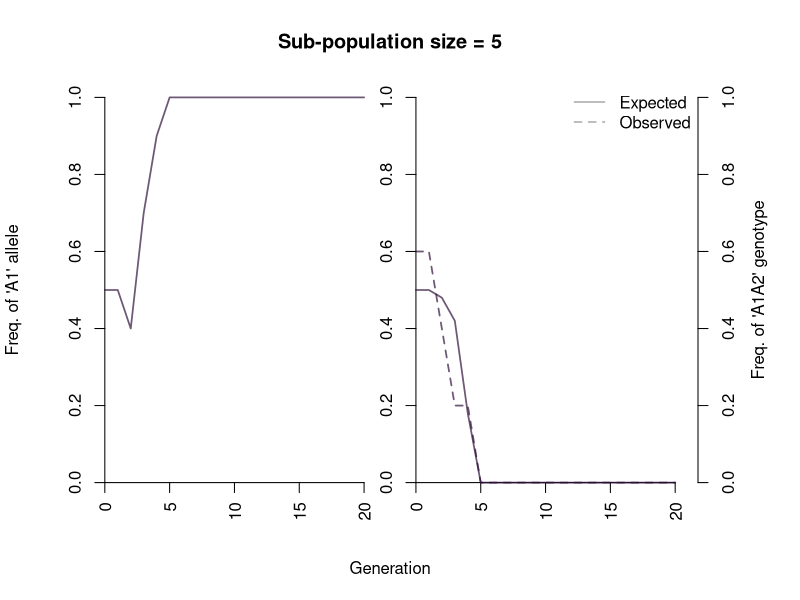

This figure's R source:
# Clear memory, close plotting devices
rm(list = ls())
graphics.off()

# Load packages:
library(scales)
library(viridis)


# choose plotting options

# plot a graphic of the genotypes in each sub-population at the final generation?
plot.genotypes <- FALSE
# slow down genetic drift plotting to see one popn at a time
plot.delay <- 0.2 # change to e.g. 0.2 to slow down

# Set up population parameters

# no of diploid individuals
n <- 5
# number of generations to simulate
n.gen <- 20
# frequency of A1 allele at generation 0
p <- 0.5 
# frequency of A2 allele at generation 0
q <- 1 - p
# number of sub-populations to simulate
n.subpop <- 1
# selection coefficient against A1A1 (selection against A1A2 is s/2)
s <- 0 # try e.g. 0.05 
# additional selection against heterozygotes
s.het <- 0 

# probability of fixation for a new allele
1 / (2 * n)
# probability of fixation for a new nearly neutral allele:
-2 * s / (1 - exp(4 * n * s))

# create a template data frame to store genotypes
pop <- expand.grid(id = 1:n, gen = 0:n.gen, allele1 = NA, allele2 = NA)

# initialise founder population with exact allele frequency
pop[pop$gen == 0, c("allele1", "allele2")] <- 
  sample(c(rep("A1", round(p * n * 2)), rep("A2", round((1 - p) * n * 2))))

# have a look
pop[pop$gen == 0, ]

# simulate evolution forwards in time
start.time <- Sys.time()
simres <-
  lapply(1:n.subpop, function(j) {

    print("Generation 0", quote = FALSE)
    print(pop[pop$gen == 0, c("allele1", "allele2")], row.names = FALSE)
    
    for(generation in 1:n.gen) {
      print(paste("Generation", generation), quote = FALSE, row.names = FALSE)
      # pick mate pairs at random
      n.A1 <- rowSums(pop[pop$gen == (generation - 1), c("allele1", "allele2")] == "A1")
      w <- 1 -  n.A1/2 * s
      w.het <- 1 - (n.A1 == 1) * s.het
      parents <- replicate(n, sample(1:n, 2, replace = FALSE, prob = w * w.het))
      this.gen <-
        sapply(1:n, function(i) {
          allele.tab <- pop[pop$gen == (generation - 1), ][parents[, i], c("allele1", "allele2")]
          apply(allele.tab, 1, sample, 1)
        })
      pop[pop$gen == generation, c("allele1", "allele2")] <- t(this.gen)
      print(pop[pop$gen == generation, c("allele1", "allele2")], row.names = FALSE)
    }
    
    freq <- 
      sapply(0:n.gen, function(generation) {
        mean(unlist(pop[pop$gen == generation, c("allele1", "allele2")]) == "A1")
      })
    
    pop$genotype <- apply(pop[, c("allele1", "allele2")], 1, function(x) paste0(sort(x), collapse = ""))
    pop$genotype <- factor(pop$genotype, c("A1A1", "A1A2", "A2A2"))
    frequencies <- data.frame(gen = 0:n.gen)
    frequencies$A1 <- freq
    frequencies$A2 <- 1 - frequencies$A1
    frequencies$A1A1.exp <- frequencies$A1^2
    frequencies$A1A2.exp <- 2 * frequencies$A1 * frequencies$A2
    frequencies$A2A2.exp <- frequencies$A2^2
    frequencies[, c("A1A1.obs", "A1A2.obs", "A2A2.obs")] <- 
      do.call("rbind", (tapply(pop$genotype, pop$gen, function(x) prop.table(table(x)))))
    
    rowSums(frequencies[, c("A1A1.exp", "A1A2.exp", "A2A2.exp")])
    rowSums(frequencies[, c("A1A1.obs", "A1A2.obs", "A2A2.obs")])
    
    #message_parallel(paste0(100 * (j/n.subpop), "%"))
    
    return(list(pop = pop, frequencies = frequencies))
  })
finish.time <- Sys.time()

par(mar = c(5.1, 4.1, 4.1, 5.1))
gap <- ceiling(n.gen/5)
lwd <- 1.7
plot(x = 0:n.gen, y = 0:n.gen, ylim = 0:1, type = "n", xlab = "Generation", 
     ylab = "Freq. of 'A1' allele",
     xlim = c(0, n.gen * 2 + gap), axes = FALSE)
#box()
#abline(v = n.gen + gap)
#abline(v = n.gen)
axis.labels <- pretty(c(0:n.gen))
axis(1, at = axis.labels, las = 3, pos = 0)
axis(1, at = axis.labels + n.gen + gap, labels = axis.labels, las = 3, pos = 0)
axis(2, pos = 0)
axis(2, pos = n.gen + gap)
axis(4)
mtext("Freq. of 'A1A2' genotype", side = 4, line = 2.5)
title(paste("Sub-population size =", n))
legend("topright", c("Expected", "Observed"), lty = 1:2,
       col = grey(0.7), bty = "n", lwd = lwd)

cols <- viridis(n.subpop + 1, alpha = 0.7, option = "turbo")

lapply(1:n.subpop, function(i) {
  x <- simres[[i]]
  Sys.sleep(min(plot.delay, 2/n.subpop))
  lines(x = 0:n.gen, y = x$frequencies$A1, 
        col = cols[i], lwd = lwd)
  lines(x = (0:n.gen) + gap + n.gen, y = x$frequencies$A1A2.exp, 
        col = cols[i], lwd = lwd)
  lines(x = (0:n.gen) + gap + n.gen, y = x$frequencies$A1A2.obs, 
        col = cols[i], lty = 2, lwd = lwd)
})

# final frequencies of A1 allele
final.freq <- sapply(simres, function(x) x$frequencies$A1[x$frequencies$gen == n.gen])
final.freq
#hist(final.freq[final.freq > 0 & final.freq < 1])
finish.time - start.time



if(plot.genotypes) {
  old.par <- 
    par(mfrow = c(ceiling(n.subpop/ceiling(sqrt(n.subpop))), 
                  ceiling(sqrt(n.subpop))), 
        mar = c(0.3, 0.3, 0.3, 0.3))
  final.genotypes.list <- 
    lapply(1:n.subpop, function(i) {
      pop <- simres[[i]]$pop
      out <- pop[pop$gen == n.gen, c("allele1", "allele2")]
      plot(1, type = "n", xlim = 0:1, ylim = 0:1, axes = FALSE)
      rect(par("usr")[1], par("usr")[3],
           par("usr")[2], par("usr")[4],
           col = cols[i])
      
      box()
      gap <- 0.1 * sqrt(n.subpop)/3
      coords <- 
        expand.grid(x = (1:ceiling(n/2))/(ceiling(n/2)+1), 
                    y = (1:ceiling(n/2))/(ceiling(n/2)+1))
      coords <- coords[sample(nrow(coords), n), ] 
      out <- cbind(out, coords)
      apply(out, 1, function(x) {
        xcoord <- jitter(as.numeric(x[3]), factor = 1.5)
        ycoord <- jitter(as.numeric(x[4]), factor = 2)
        points(c(xcoord, xcoord + gap), c(ycoord, ycoord), pch = 15, cex = 4, 
               col = "grey20")
        alleles <- sort(unlist(x[1:2]))
        cols <- c(A1 = "yellow", A2 = "green")
        text(x = c(xcoord, xcoord + gap), y = ycoord, labels = alleles, col = cols[alleles],
             font = 2, cex = 1.1)
      })
      out
    })
  par(old.par)
  final.genotypes <- do.call("rbind.data.frame", final.genotypes.list)[, c("allele1", "allele2")]
  
  
  # Now we can estimate some population genetic parameters, and use them to answer
  # questions relevant to conservation:
  #  1. Are the sub-populations genetically isolated from each other?
  #  2. If so, 
  #     (a) how long have they been isolated for and 
  #     (b) what is the (effective) size of sub-populations?

  # Frequency of the A1 allele across the whole population
  p.est <- mean(unlist(final.genotypes) == "A1")
  print(paste("The frequency of the A1 allele across all", n.subpop, "sub-populations is", round(p.est, 3)))
  
  # Expected heterozygosity in the total population
  He.est <- 2 * p.est * (1 - p.est)
  print(paste("The expected heterozygosity across all", n.subpop, "sub-populations is", round(He.est, 3)))
  
  # Observed homozygosity
  n.homozygote <- sum(apply(final.genotypes, 1, function(x) length(unique(x))) == 2)
  Ho.est <- n.homozygote / (n * n.subpop)
  print(paste("The observed heterozygosity across all", n.subpop, "sub-populations is", round(Ho.est, 3)))
  
  # Calculate expected heterozygosity within each population
  Hs.est <- 
    mean(sapply(final.genotypes.list, function(fg) {
      p.est <- mean(unlist(fg[, c("allele1", "allele2")]) == "A1")
      2 * p.est * (1 - p.est)
    }))
  
  # Now we can calculate an estimate of Fit, which measures the total 
  # heterozygote deficit, potentially due to population structure and/or inbreeding
  
  # If Ho is less than He, then F should be > 0.
  Fit.est <- 1 - Ho.est / He.est
  print(paste("Estimated Fit:", round(Fit.est, 3)))
  
  # Here Fit.est means "an estimate of F". F simply gauges the extent of 
  # homozygote excess (how many more homozygotes are there compared to the HWE expectation?).
  
  # We can also calculate Fst (see chapter 9 of CGP, eqn 9.3)
  Fst.est <-  1 - Hs.est / He.est
  print(paste("Estimated Fst:", round(Fst.est, 3)))
  

  # We can also rearrange CGP eqn 9.4 to calculate Fis, the inbreeding coefficient,
  # which gauges the portion of heterozygote deficit (Fit) due to inbreeding rather than
  # population structure
  Fis.est <- (Fit.est - Fst.est) / (1 - Fst.est)
  print(paste("Estimated Fis:", round(Fis.est, 3)))
  
  
  
  # To summarise, we break Fit down into Fis, the portion of F due to inbreeding 
  # (between individuals within sub-populations) and Fst, the portion of Fit due to divergence 
  # between sub-populations (population structure).  
  # 
  # Why do we expect isolation between sub-populations to lead to fewer homozygotes 
  # than expected and therefore high Fst? Perhaps this is easier to imagine if we take
  # an extreme case. Make the following changes near the top of the code:
  #   Set plot.genotypes to be TRUE, not FALSE
  #   Change the number generations (n.gen) to 100
  # Now run the code by clicking on "Source".

  # You should now see a diagram of all the sub-populations as different coloured 
  # squares, with individuals as black rectangles, and with each individual showing its
  # genotype. Probably most of the sub-populations will be full of either A1A1 homozygotes, 
  # or A2A2 homozygotes, with very few or no heterozygotes. This is because mating 
  # is not random among the whole population but restricted to within sub-populations
  
  
  # We know this assumption is true only because we have simulated the data. 
  # 
  # What does Fst mean, in practical terms? I.e. what can we learn about 
  # the "real" sub-populations from our Fst estimate?
  # To do that we have to make some assumptions about the population,
  # which taken together will form a model.
  # Let's assume that: 
  #   the sub-populations are diverging independently from a common ancestor with no migration
  #   all the sub-populations are the same constant size
  #   no mutation
  #   no selection
  #   the sub-populations have not reached equilibrium (think about why this assumption is necessary)
  #   random mating
  #   non-overlapping generations
  # If all of the above apply, the following equation holds:
  #
  #   Fst = 1 - (1 - 1/(2*n))^t
  # 
  # where n is the size of the sub-populations and t is the number of generations since divergence.
  #
  # My source for this equation was equations 9.9 of CGP.
  #
  # We know both n and t, so we can use this equation to calculate what Fst should be:

  print("***********************************")
  print(paste("Estimated Fst:", round(Fst.est, 3)))
  print(paste("'True' Fst:", round(1 - (1 - 1/(2*n))^n.gen, 3)))
  print("***********************************")
  
  # If this was real data, and we knew the (effective) size of each sub-population,
  # we could solve the above equation for t (time in generations), and estimate
  # the age of the sub-populations in no of generations since divergence:
  t.est <- log(1 - Fst.est) / log((1 - 1/(2*n)))
  print("***********************************")
  print(paste("Estimated no of generations since splitting:", round(t.est, 1)))
  print(paste("True number of generations:", n.gen))
  print("***********************************")
  #
  # Alternatively, if we know the number of generations since splitting
  # (which is probably more realistic) we can estimate the effective size
  # of the sub-populations.
  # Solve the above equation for n:
  n.est <- 1/(2*(1 - (1 - Fst.est)^(1/n.gen)))
  print("***********************************")
  print(paste("Estimated effective sub-population size (Ne):", round(n.est, 1)))
  print(paste("True effective sub-population size (Ne):", n))
  print("***********************************")
  
}
